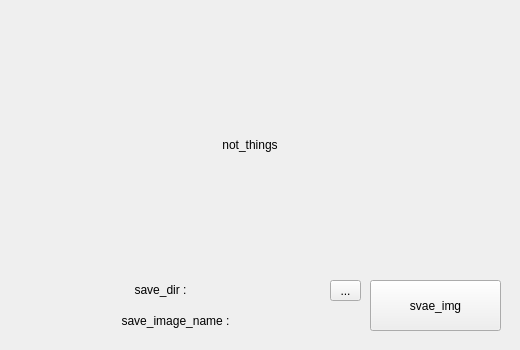
<?xml version="1.0" encoding="UTF-8"?>
<ui version="4.0">
 <class>Form</class>
 <widget class="QWidget" name="Form">
  <property name="geometry">
   <rect>
    <x>0</x>
    <y>0</y>
    <width>520</width>
    <height>350</height>
   </rect>
  </property>
  <property name="maximumSize">
   <size>
    <width>520</width>
    <height>350</height>
   </size>
  </property>
  <property name="windowTitle">
   <string>Form</string>
  </property>
  <widget class="QLabel" name="cam">
   <property name="geometry">
    <rect>
     <x>10</x>
     <y>10</y>
     <width>480</width>
     <height>270</height>
    </rect>
   </property>
   <property name="sizePolicy">
    <sizepolicy hsizetype="Fixed" vsizetype="Fixed">
     <horstretch>0</horstretch>
     <verstretch>0</verstretch>
    </sizepolicy>
   </property>
   <property name="text">
    <string>not_things</string>
   </property>
   <property name="alignment">
    <set>Qt::AlignCenter</set>
   </property>
  </widget>
  <widget class="QPushButton" name="pushButton_save">
   <property name="geometry">
    <rect>
     <x>370</x>
     <y>280</y>
     <width>131</width>
     <height>51</height>
    </rect>
   </property>
   <property name="sizePolicy">
    <sizepolicy hsizetype="Fixed" vsizetype="Fixed">
     <horstretch>0</horstretch>
     <verstretch>0</verstretch>
    </sizepolicy>
   </property>
   <property name="text">
    <string>svae_img</string>
   </property>
  </widget>
  <widget class="QLabel" name="img_save">
   <property name="geometry">
    <rect>
     <x>0</x>
     <y>310</y>
     <width>351</width>
     <height>21</height>
    </rect>
   </property>
   <property name="sizePolicy">
    <sizepolicy hsizetype="Fixed" vsizetype="Fixed">
     <horstretch>0</horstretch>
     <verstretch>0</verstretch>
    </sizepolicy>
   </property>
   <property name="text">
    <string>save_image_name :</string>
   </property>
   <property name="alignment">
    <set>Qt::AlignCenter</set>
   </property>
  </widget>
  <widget class="QToolButton" name="toolButton">
   <property name="geometry">
    <rect>
     <x>330</x>
     <y>280</y>
     <width>31</width>
     <height>21</height>
    </rect>
   </property>
   <property name="text">
    <string>...</string>
   </property>
  </widget>
  <widget class="QLabel" name="img_save_2">
   <property name="geometry">
    <rect>
     <x>0</x>
     <y>280</y>
     <width>321</width>
     <height>20</height>
    </rect>
   </property>
   <property name="sizePolicy">
    <sizepolicy hsizetype="Fixed" vsizetype="Fixed">
     <horstretch>0</horstretch>
     <verstretch>0</verstretch>
    </sizepolicy>
   </property>
   <property name="text">
    <string>save_dir :</string>
   </property>
   <property name="alignment">
    <set>Qt::AlignCenter</set>
   </property>
  </widget>
 </widget>
 <resources/>
 <connections/>
</ui>
